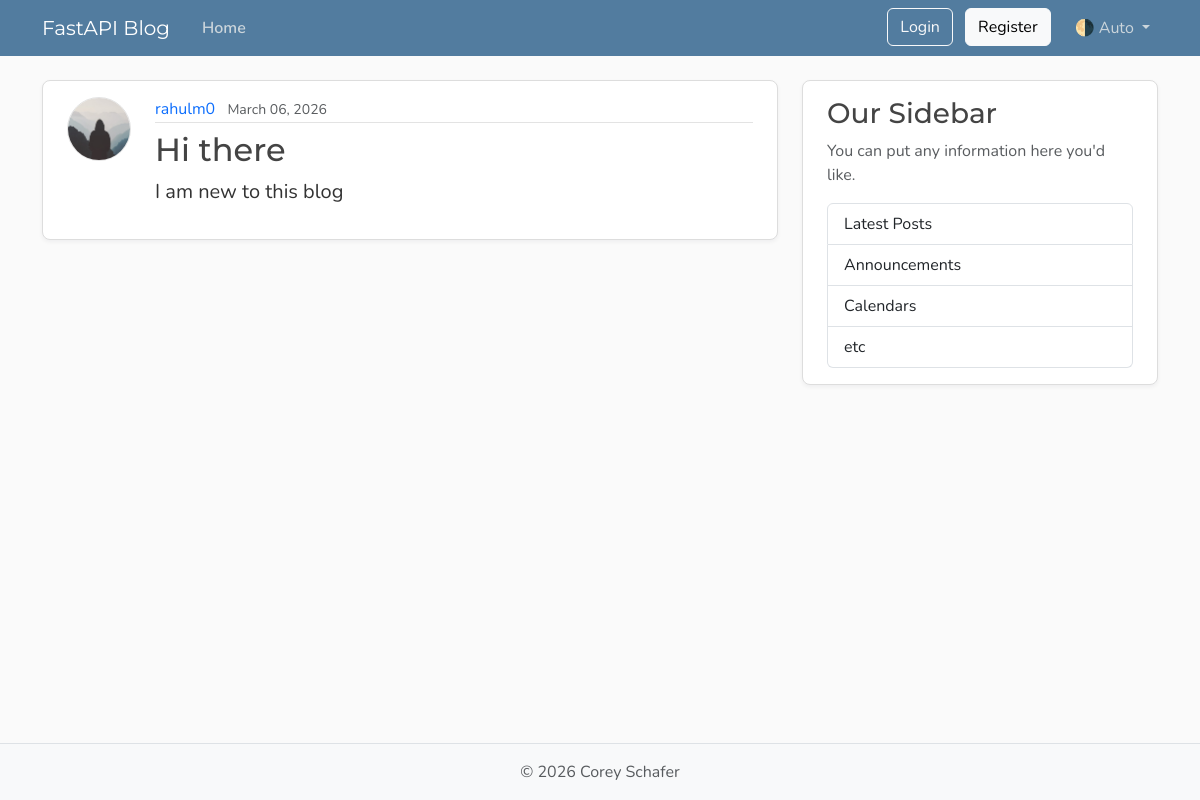
Before: /posts/1 with the older database file.
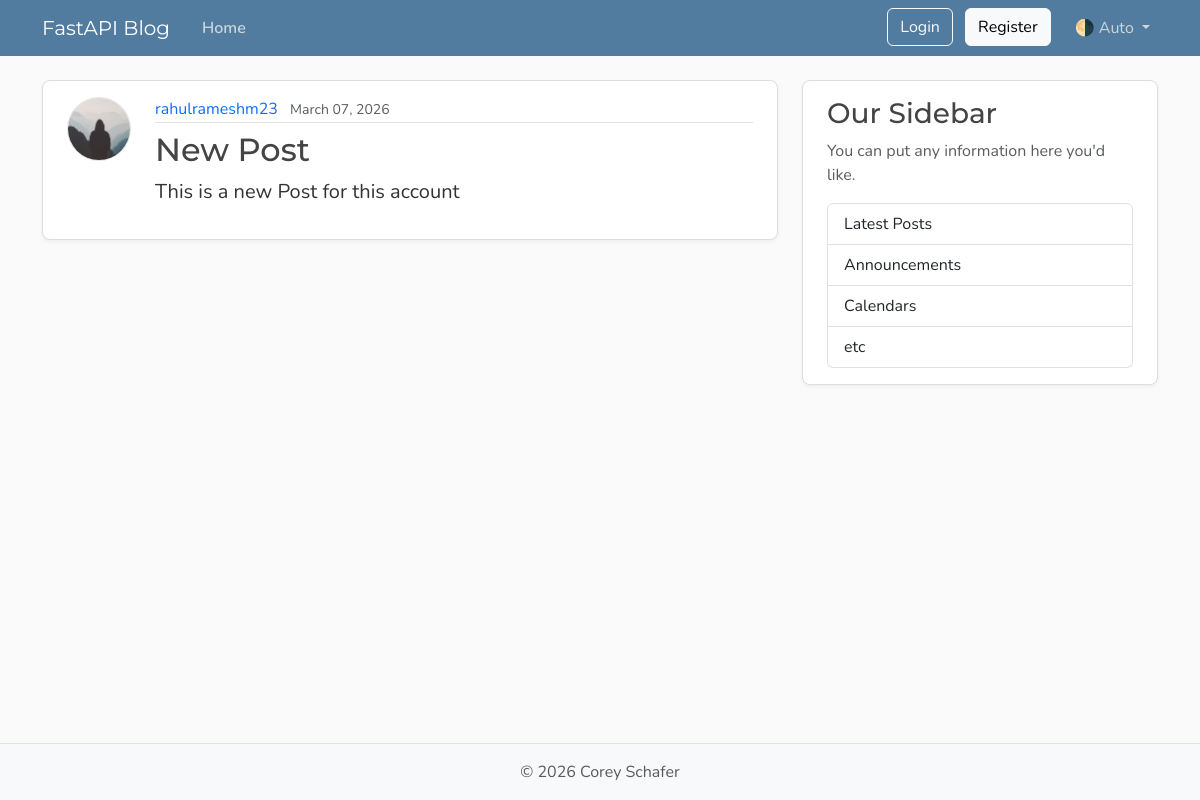
After: the same page with the newer database file.
### models.py (models this page shows, shortened)
class User(Base):
    __tablename__ = "users"
    id: Mapped[int] = mapped_column(Integer, primary_key=True, index=True)
    username: Mapped[str] = mapped_column(String(50), unique=True, nullable=False)
    email: Mapped[str] = mapped_column(String(120), unique=True, nullable=False)
    password: Mapped[str] = mapped_column(String(200), nullable=False)
    image_file: Mapped[str | None] = mapped_column(String(200), default=None, nullable=True)
    posts: Mapped[list[Post]] = relationship(back_populates="author", cascade="all, delete-orphan")

class Post(Base):
    __tablename__ = "posts"
    id: Mapped[int] = mapped_column(Integer, primary_key=True, index=True)
    title: Mapped[str] = mapped_column(String(50), unique=True, nullable=False)
    content: Mapped[str] = mapped_column(String(120), unique=True, nullable=False)
    user_id: Mapped[int] = mapped_column(ForeignKey("users.id"), nullable=True, index=True)
    date_posted: Mapped[datetime] = mapped_column(DateTime(timezone=True), default=lambda: datetime.now(UTC))
    author: Mapped[User] = relationship(back_populates="posts")

### main.py (the view)
@app.get("/posts/{post_id}", include_in_schema=False)
async def post_page(
    request: Request,
    post_id: int,
    db: Annotated[AsyncSession, Depends(get_db)],
):
    result = await db.execute(
        select(models.Post)
        .options(selectinload(models.Post.author))
        .where(models.Post.id == post_id),
    )
    post = result.scalars().first()
    if post:
        title = post.title[:50]
        return templates.TemplateResponse(
            request,
            "post.html",
            {"post": post, "title": title},
        )
    raise HTTPException(status_code=status.HTTP_404_NOT_FOUND, detail="Post not found")

### templates/post.html (shortened to what this page needs)
{% extends "layout.html" %}
{% block content %}
<article class="content-section py-3 px-4 mb-4">
    <div class="d-flex align-items-start gap-4">
      <img class="rounded-circle article-img flex-shrink-0"
           src="{{ post.author.image_path }}"
           alt="{{ post.author.username }}'s profile picture"
           width="64"
           height="64"
           loading="lazy">
      <div class="flex-grow-1">
        <div class="article-metadata mb-2">
          <a class="me-2" href="{{ url_for('user_posts', user_id=post.author.id) }}">{{ post.author.username }}</a>
          <small class="text-body-secondary">{{ post.date_posted.strftime('%B %d, %Y') }} </small>
        </div>
        <h2 class="article-title">{{ post.title }}</h2>
        <p class="article-content">{{ post.content }}</p>
      </div>
    </div>
</article>
{% endblock content %}

Changed rows visible on the page:
removed User: author.username "rahulm0"
now on this page (row edited): User: author.username "rahulrameshm23"
changed Post: date_posted "March 06, 2026" → "March 07, 2026"; title "Hi there" → "New Post"; content "I am new to this blog" → "This is a new Post for this account"
